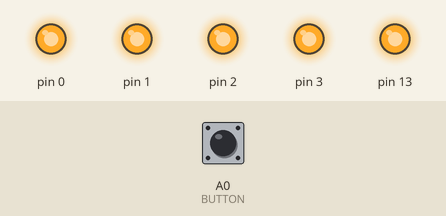
Bench run of a sketch on a simulated Arduino Uno, built with avr-gcc and run on an emulated ATmega328P. Shown: output pins drawn as LEDs (lit = HIGH). The inputs (shaded band) are chosen by the test bench; at power-on: A0 (BUTTON) HIGH.

Above: at 1.2 s.
1.3 s: A0 (BUTTON) pulled LOW for 0.15 s
At 1.55 s:
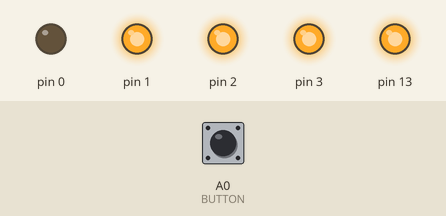
At 8.15 s:
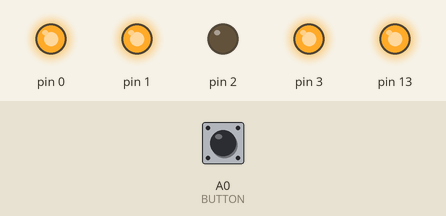
Timing chart, 0 to 26.4 s (numbered marks = the images above; inputs shaded):
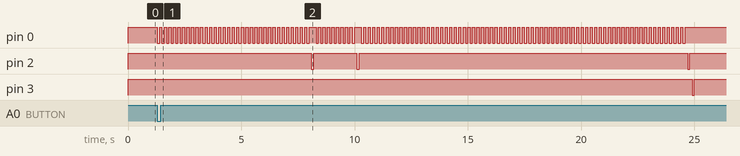

Measured:
- after the input at 1.3 s, pin 0: HIGH → LOW at once, → HIGH 0.10 s later, → LOW 0.10 s later, → HIGH 0.10 s later, … (230 changes in this stretch); pin 2: goes LOW 0.10 s, HIGH 1.9 s, LOW 0.10 s, HIGH 14.5 s, LOW 0.10 s, then HIGH, starting after 6.8 s; pin 3: HIGH → LOW after 23.6 s, → HIGH 0.10 s later

The sketch:

e-data-writer.ino
```cpp
/*
 * PD0 = forward
 * PD1 = reverse
 * PD2 = mode
 * PD3 = adjust
*/

#define BUTTON A0

// maps chars to their ordinal number in the e-Data char table
// 0 = default char = space
const int charMap[] = {
	0, 0, 0, 0, 0, 0, 0, 0, 0, 0, 0, 0, 0, 0, 0, 0, 0, 0, 0, 0, 0, 0, 0, 0, 0, 0, 0, 0, 0, 0, 0, 0,
	    // 0-31 don't map to anything
	0,  // 32, space
	72, // 33, '!'
	79, // 34, '"'
	71, // 35, '#'
	0,  // 36, '$'
	73, // 37, '%'
	81, // 38, '&'
	77, // 39, '''
	84, // 40, '('
	85, // 41, ')'
	63, // 42, '*'
	83, // 43, '+'
	78, // 44, ','
	64, // 45, '-'
	74, // 46, '.'
	68, // 47, '/'
	53, // 48, '0'
	54, // 49, '1'
	55, // 50, '2'
	56, // 51, '3'
	57, // 52, '4'
	58, // 53, '5'
	59, // 54, '6'
	60, // 55, '7'
	61, // 56, '8'
	62, // 57, '9'
	75, // 58, ':'
	76, // 59, ';'
	0,  // 60, '<'
	82, // 61, '='
	0,  // 62, '>'
	70, // 63, '?'
	66, // 64, '@'
	27, // 65, 'A'
	28, // 66, 'B'
	29, // 67, 'C'
	30, // 68, 'D'
	31, // 69, 'E'
	32, // 70, 'F'
	33, // 71, 'G'
	34, // 72, 'H'
	35, // 73, 'I'
	36, // 74, 'J'
	37, // 75, 'K'
	38, // 76, 'L'
	39, // 77, 'M'
	40, // 78, 'N'
	41, // 79, 'O'
	42, // 80, 'P'
	43, // 81, 'Q'
	44, // 82, 'R'
	45, // 83, 'S'
	46, // 84, 'T'
	47, // 85, 'U'
	48, // 86, 'V'
	49, // 87, 'W'
	50, // 88, 'X'
	51, // 89, 'Y'
	52, // 90, 'Z'
	0,  // 91, '['
	69, // 92, '\'
	0,  // 93, ']'
	80, // 94, '^'
	65, // 95, '_'
	0,  // 96, '`'
	1,  // 97, 'a'
	2,  // 98, 'b'
	3,  // 99, 'c'
	4,  // 100, 'd'
	5,  // 101, 'e'
	6,  // 102, 'f'
	7,  // 103, 'g'
	8,  // 104, 'h'
	9,  // 105, 'i'
	10, // 106, 'j'
	11, // 107, 'k'
	12, // 108, 'l'
	13, // 109, 'm'
	14, // 110, 'n'
	15, // 111, 'o'
	16, // 112, 'p'
	17, // 113, 'q'
	18, // 114, 'r'
	19, // 115, 's'
	20, // 116, 't'
	21, // 117, 'u'
	22, // 118, 'v'
	23, // 119, 'w'
	24, // 120, 'x'
	25, // 121, 'y'
	26, // 122, 'z'
	0,  // 123, '{'
	0,  // 124, '|'
	0,  // 125, '}'
	67, // 126, '~'
	0   // 127, DEL
};

const char *allowedChars = R"(abcdefghijklmnopqrstuvwxyzABCDEFGHIJKLMNOPQRSTUVWXYZ0123456789*-_@~/\?#!%.:;',"^&=+())";
const char *printString = "Hi!";

enum class Button {
	Forward = 0,
	Reverse = 1,
	Mode = 2,
	Adjust = 3
};

// haven't played much with this, could probably be set lower
const int delayTime = 100;

void setup() {
	// set the pins to output and high
	DDRD |= B1111;
	PORTD |= B1111;
	pinMode(13, OUTPUT);
	// at this point all pins are set high and the watch's ground can be connected to the Arduino's ground
	// this process can be automated with a MOSFET like mentioned in README.md
	digitalWrite(13, HIGH);
	pinMode(BUTTON, INPUT_PULLUP);
}

// single press to the specified button with an equal high and low time defined by delayTime
void press(Button n) {
	PORTD &= ~(1 << (int)n);
	delay(delayTime);
	PORTD |= (1 << (int)n);
	delay(delayTime);
}

void loop() {
	// wait for button to be pressed
	// before doing that the watch should be in the e-Data mode and ready to write
	while (digitalRead(BUTTON));

	int i = 0;

	while (printString[i] != '\0') {
		// writes the string into the e-Data memory
		int count = charMap[printString[i]];

		// increment until at the right character
		for (int j = 0; j < count; j++) {
			press(Button::Forward);
		}

		// next position
		press(Button::Mode);
		i++;
	}

	// save and exit
	press(Button::Adjust);
}
```
